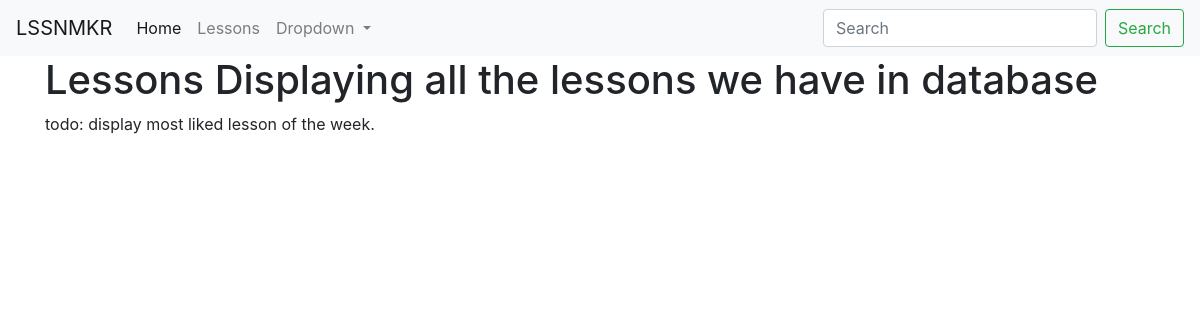
The app's page /lessons/, older data.
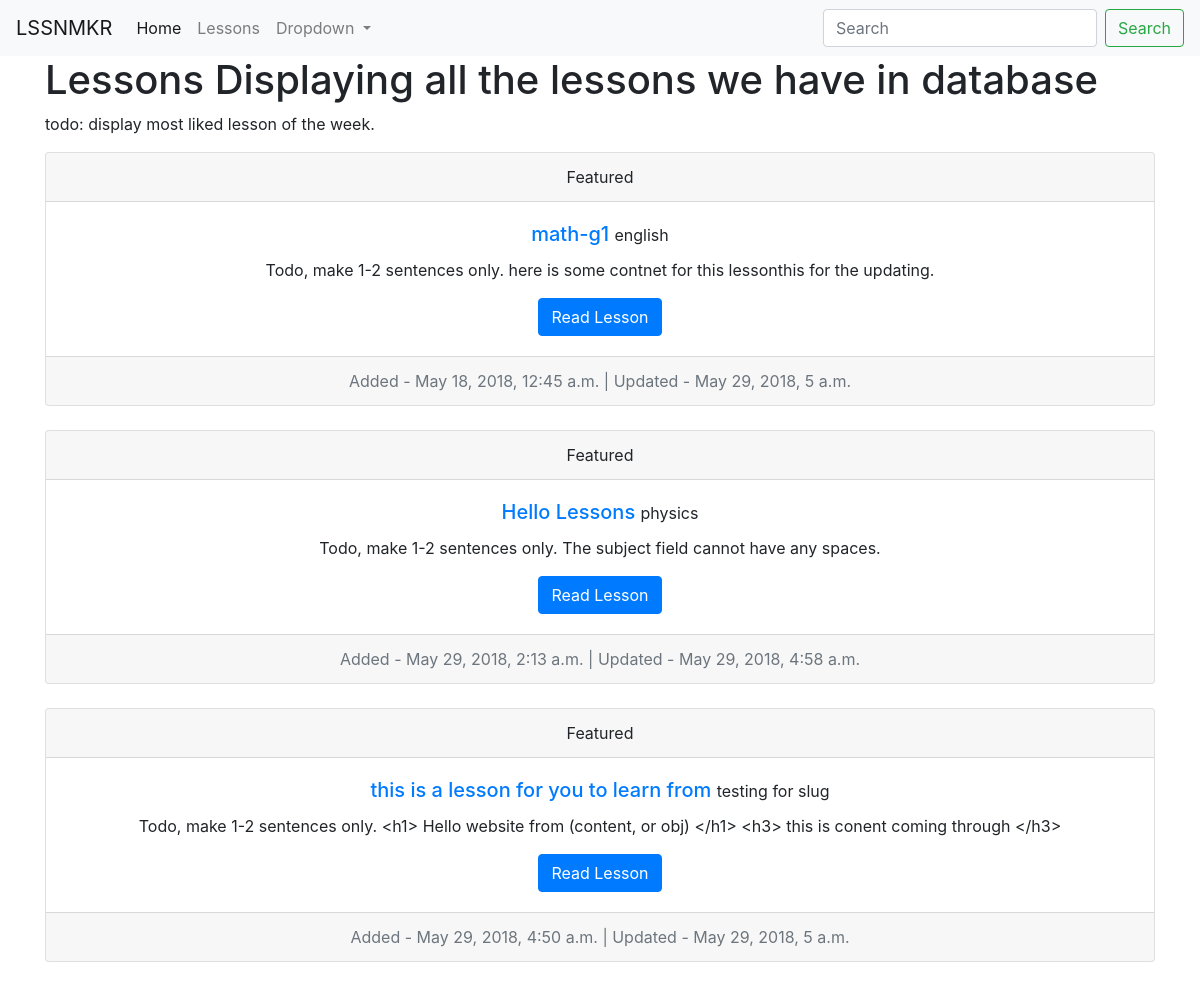
The same page, newer data.
### Lesson/models.py (models this page shows, shortened)
class LessonPlan(models.Model):
    lesson_name = models.CharField(max_length=100, unique=True)
    subtitle = models.CharField(max_length=200, unique=False, blank=True, null=True)
    content = models.TextField()
    is_draft = models.BooleanField(default=True)
    subject = models.CharField(max_length=100, default="physics")
    timestamp = models.DateTimeField(auto_now_add=True)
    updated = models.DateTimeField(auto_now=True)
    slug = models.SlugField(unique=True, null=True, blank=True)
    class Meta:
        pass

### Lesson/views.py (the view)
# urls.py: url(r'^lessons/$', LessonListView.as_view(), name="lessons-list"),
class LessonListView(ListView):
    model = LessonPlan
    queryset = LessonPlan.objects.all()

### Lesson/templates/Lesson/lessonplan_list.html (shortened to what this page needs)
{% extends 'base.html' %}
{% block content %}
<h1>Lessons <span>Displaying all the lessons we have in database</span></h1>
<p>
   todo: display most liked lesson of the week.
</p>
{% if object_list %}
   {% for obj in object_list %}
      {% if not obj.is_draft %}
         <div class="card text-center">
           <div class="card-header">
             Featured
           </div>
           <div class="card-body">
             <h5 class="card-title"> <a href="/lessons/{{ obj.slug }}"> {{ obj.lesson_name }}</a> <small>{{ obj.subject }}</small> </h5>
             <p class="card-text"> Todo, make 1-2 sentences only. {{ obj.content}}</p>
             <a href="/lessons/{{ obj.slug }}" class="btn btn-primary"> Read Lesson </a>
           </div>
           <div class="card-footer text-muted">
             Added - {{ obj.timestamp }} | Updated - {{ obj.updated }}
           </div>
         </div>
         <br />
      {% endif %}
   {% endfor %}
{% else %}
   <p>
      Todo: form for creating a lesson.
      <a href="#">Create your own lesson.</a>
   </p>
{% endif %}
{% endblock content %}

### templates/base.html (shortened to what this page needs)
<!DOCTYPE html>
<html lang="en">
<head>
   {% include 'css/bootstrap_css.html' %}
</head>
<body>
   {% include 'snippets/navbar.html' %}
   <div class='container'>
      {% block content %}
      {% endblock content %}
   </div>
</body>
</html>

### templates/css/bootstrap_css.html (shortened to what this page needs)
<link rel="stylesheet" href="https://maxcdn.bootstrapcdn.com/bootstrap/4.0.0/css/bootstrap.min.css">

### templates/snippets/navbar.html (shortened to what this page needs)
<nav class="navbar navbar-expand-lg navbar-light bg-light">
  <a class="navbar-brand" href="#">LSSNMKR</a>
  <div class="collapse navbar-collapse" id="navbarSupportedContent">
    <ul class="navbar-nav mr-auto">
      <li class="nav-item active">
        <a class="nav-link" href="/">Home <span class="sr-only">(current)</span></a>
      </li>
      <li class="nav-item">
        <a class="nav-link" href="/lessons/">Lessons</a>
      </li>
      <li class="nav-item dropdown">
        <a class="nav-link dropdown-toggle" href="#" id="navbarDropdown" role="button" data-toggle="dropdown" aria-haspopup="true" aria-expanded="false">
          Dropdown
        </a>
      </li>
    </ul>
    <form class="form-inline my-2 my-lg-0">
      <input class="form-control mr-sm-2" type="search" placeholder="Search" aria-label="Search">
      <button class="btn btn-outline-success my-2 my-sm-0" type="submit">Search</button>
    </form>
  </div>
</nav>

Row changes from the older to the newer data that the page shows:
now on this page (row edited): LessonPlan: lesson_name "math-g1", subject "english", content "here is some contnet for this lessonthis for the updating.", timestamp "May 18, 2018, 12:45 a.m.", updated "May 29, 2018, 5 a.m."
now on this page (row edited): LessonPlan: lesson_name "Hello Lessons", subject "physics", content "The subject field cannot have any spaces.", timestamp "May 29, 2018, 2:13 a.m.", updated "May 29, 2018, 4:58 a.m."
added LessonPlan: lesson_name "this is a lesson for you to learn from", subject "testing for slug", content "<h1> Hello website from (content, or obj) </h1> <h3> this is conent coming through </h3>", timestamp "May 29, 2018, 4:50 a.m.", updated "May 29, 2018, 5 a.m."
